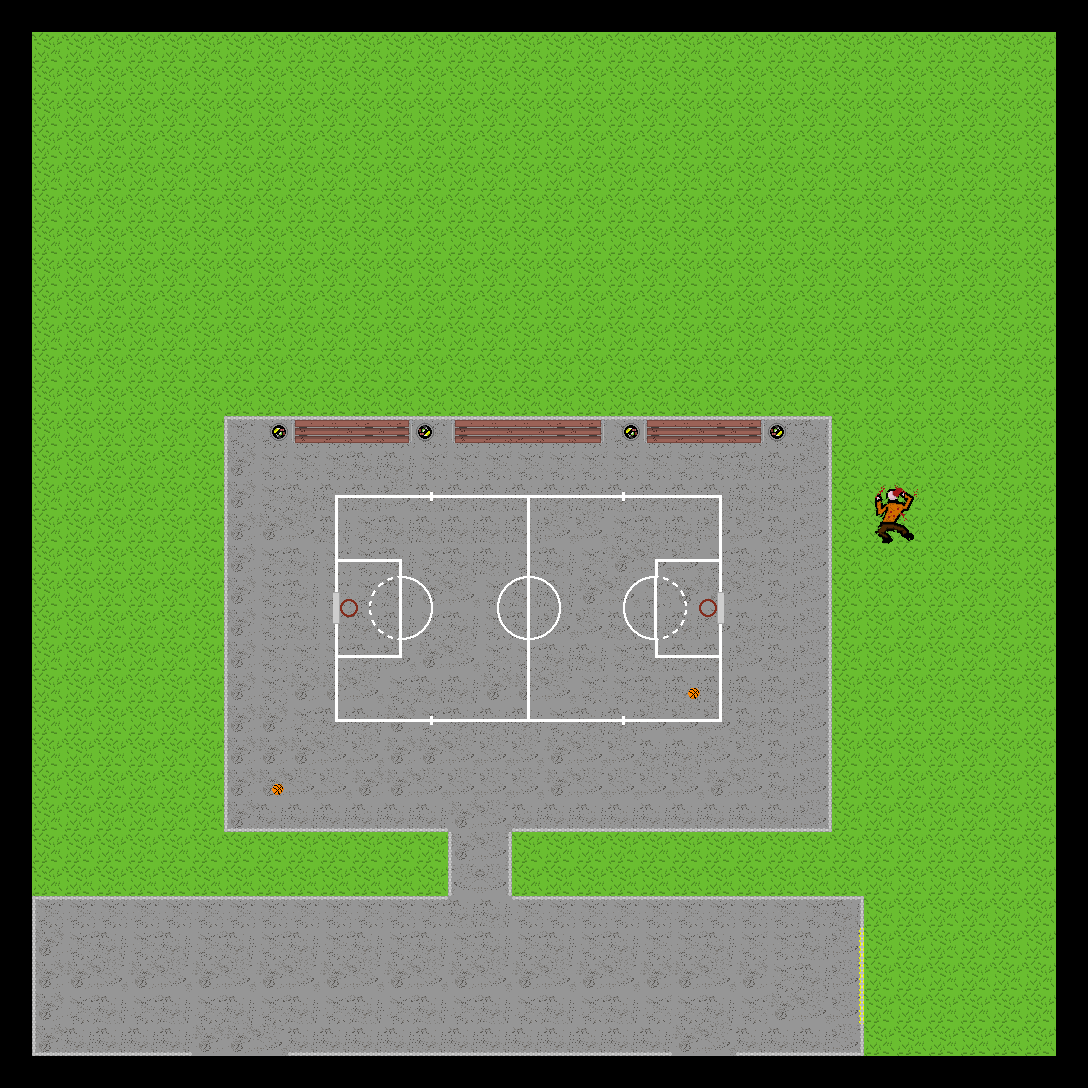

A 2D game scene composited from a Tiled map and its tileset images. What follows is a short description and the map's XML, with each tile layer's data collapsed to a summary:
An orthogonal 34x34 tile map with 32x32 px tiles, 4 tile layers (Tile Layer 1, Tile Layer 2, Tile Layer 3, Tile Layer 4).

<map version="1.2" tiledversion="1.2.0" orientation="orthogonal" renderorder="left-up" width="34" height="34" tilewidth="32" tileheight="32" infinite="0" nextlayerid="14" nextobjectid="1">
 <tileset firstgid="1" source="FullSpriteSheet.tsx" />
 <layer id="5" name="Tile Layer 1" width="34" height="34">
  <data>[1156 cells, 1155 non-empty, 18 distinct tile ids]</data>
 </layer>
 <layer id="6" name="Tile Layer 2" width="34" height="34">
  <data>[1156 cells, 0 non-empty, 0 distinct tile ids]</data>
 </layer>
 <layer id="12" name="Tile Layer 3" width="34" height="34">
  <data>[1156 cells, 1156 non-empty, 41 distinct tile ids]</data>
 </layer>
 <layer id="13" name="Tile Layer 4" width="34" height="34">
  <data>[1156 cells, 139 non-empty, 21 distinct tile ids]</data>
 </layer>
</map>
